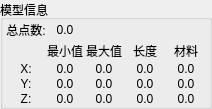
        <widget class="QGroupBox" name="gb_ModInfo">
         <property name="sizePolicy">
          <sizepolicy hsizetype="Preferred" vsizetype="Preferred">
           <horstretch>0</horstretch>
           <verstretch>0</verstretch>
          </sizepolicy>
         </property>
         <property name="minimumSize">
          <size>
           <width>0</width>
           <height>0</height>
          </size>
         </property>
         <property name="title">
          <string>模型信息</string>
         </property>
         <layout class="QGridLayout" name="ly_gbModInfo">
          <property name="leftMargin">
           <number>3</number>
          </property>
          <property name="topMargin">
           <number>0</number>
          </property>
          <property name="rightMargin">
           <number>3</number>
          </property>
          <property name="bottomMargin">
           <number>0</number>
          </property>
          <property name="spacing">
           <number>1</number>
          </property>
          <item row="4" column="1">
           <widget class="QLabel" name="lb_PointMinValZ">
            <property name="text">
             <string>0.0</string>
            </property>
            <property name="scaledContents">
             <bool>false</bool>
            </property>
            <property name="alignment">
             <set>Qt::AlignCenter</set>
            </property>
            <property name="wordWrap">
             <bool>false</bool>
            </property>
           </widget>
          </item>
          <item row="0" column="0">
           <widget class="QLabel" name="lb_PointNum">
            <property name="text">
             <string>总点数:</string>
            </property>
            <property name="scaledContents">
             <bool>false</bool>
            </property>
            <property name="alignment">
             <set>Qt::AlignCenter</set>
            </property>
            <property name="wordWrap">
             <bool>false</bool>
            </property>
           </widget>
          </item>
          <item row="3" column="0">
           <widget class="QLabel" name="lb_PointY">
            <property name="text">
             <string>Y:</string>
            </property>
            <property name="scaledContents">
             <bool>false</bool>
            </property>
            <property name="alignment">
             <set>Qt::AlignCenter</set>
            </property>
            <property name="wordWrap">
             <bool>false</bool>
            </property>
           </widget>
          </item>
          <item row="2" column="0">
           <widget class="QLabel" name="lb_PointX">
            <property name="text">
             <string>X:</string>
            </property>
            <property name="scaledContents">
             <bool>false</bool>
            </property>
            <property name="alignment">
             <set>Qt::AlignCenter</set>
            </property>
            <property name="wordWrap">
             <bool>false</bool>
            </property>
           </widget>
          </item>
          <item row="4" column="0">
           <widget class="QLabel" name="lb_PointZ">
            <property name="text">
             <string>Z:</string>
            </property>
            <property name="scaledContents">
             <bool>false</bool>
            </property>
            <property name="alignment">
             <set>Qt::AlignCenter</set>
            </property>
            <property name="wordWrap">
             <bool>false</bool>
            </property>
           </widget>
          </item>
          <item row="3" column="1">
           <widget class="QLabel" name="lb_PointMinValY">
            <property name="text">
             <string>0.0</string>
            </property>
            <property name="scaledContents">
             <bool>false</bool>
            </property>
            <property name="alignment">
             <set>Qt::AlignCenter</set>
            </property>
            <property name="wordWrap">
             <bool>false</bool>
            </property>
           </widget>
          </item>
          <item row="1" column="3">
           <widget class="QLabel" name="lb_PointLen">
            <property name="text">
             <string>长度</string>
            </property>
            <property name="scaledContents">
             <bool>false</bool>
            </property>
            <property name="alignment">
             <set>Qt::AlignCenter</set>
            </property>
            <property name="wordWrap">
             <bool>false</bool>
            </property>
           </widget>
          </item>
          <item row="1" column="1">
           <widget class="QLabel" name="lb_PointMin">
            <property name="text">
             <string>最小值</string>
            </property>
            <property name="scaledContents">
             <bool>false</bool>
            </property>
            <property name="alignment">
             <set>Qt::AlignCenter</set>
            </property>
            <property name="wordWrap">
             <bool>false</bool>
            </property>
           </widget>
          </item>
          <item row="1" column="2">
           <widget class="QLabel" name="lb_PointMax">
            <property name="text">
             <string>最大值</string>
            </property>
            <property name="scaledContents">
             <bool>false</bool>
            </property>
            <property name="alignment">
             <set>Qt::AlignCenter</set>
            </property>
            <property name="wordWrap">
             <bool>false</bool>
            </property>
           </widget>
          </item>
          <item row="1" column="4">
           <widget class="QLabel" name="lb_PointObj">
            <property name="text">
             <string>材料</string>
            </property>
            <property name="scaledContents">
             <bool>false</bool>
            </property>
            <property name="alignment">
             <set>Qt::AlignCenter</set>
            </property>
            <property name="wordWrap">
             <bool>false</bool>
            </property>
           </widget>
          </item>
          <item row="0" column="1">
           <widget class="QLabel" name="lb_PointNumVal">
            <property name="text">
             <string>0.0</string>
            </property>
            <property name="scaledContents">
             <bool>false</bool>
            </property>
            <property name="alignment">
             <set>Qt::AlignCenter</set>
            </property>
            <property name="wordWrap">
             <bool>false</bool>
            </property>
           </widget>
          </item>
          <item row="2" column="2">
           <widget class="QLabel" name="lb_PointMaxValX">
            <property name="text">
             <string>0.0</string>
            </property>
            <property name="scaledContents">
             <bool>false</bool>
            </property>
            <property name="alignment">
             <set>Qt::AlignCenter</set>
            </property>
            <property name="wordWrap">
             <bool>false</bool>
            </property>
           </widget>
          </item>
          <item row="2" column="1">
           <widget class="QLabel" name="lb_PointMinValX">
            <property name="text">
             <string>0.0</string>
            </property>
            <property name="scaledContents">
             <bool>false</bool>
            </property>
            <property name="alignment">
             <set>Qt::AlignCenter</set>
            </property>
            <property name="wordWrap">
             <bool>false</bool>
            </property>
           </widget>
          </item>
          <item row="2" column="3">
           <widget class="QLabel" name="lb_PointLenValX">
            <property name="text">
             <string>0.0</string>
            </property>
            <property name="scaledContents">
             <bool>false</bool>
            </property>
            <property name="alignment">
             <set>Qt::AlignCenter</set>
            </property>
            <property name="wordWrap">
             <bool>false</bool>
            </property>
           </widget>
          </item>
          <item row="2" column="4">
           <widget class="QLabel" name="lb_PointObjValX">
            <property name="text">
             <string>0.0</string>
            </property>
            <property name="scaledContents">
             <bool>false</bool>
            </property>
            <property name="alignment">
             <set>Qt::AlignCenter</set>
            </property>
            <property name="wordWrap">
             <bool>false</bool>
            </property>
           </widget>
          </item>
          <item row="3" column="2">
           <widget class="QLabel" name="lb_PointMaxValY">
            <property name="text">
             <string>0.0</string>
            </property>
            <property name="scaledContents">
             <bool>false</bool>
            </property>
            <property name="alignment">
             <set>Qt::AlignCenter</set>
            </property>
            <property name="wordWrap">
             <bool>false</bool>
            </property>
           </widget>
          </item>
          <item row="3" column="3">
           <widget class="QLabel" name="lb_PointLenValY">
            <property name="text">
             <string>0.0</string>
            </property>
            <property name="scaledContents">
             <bool>false</bool>
            </property>
            <property name="alignment">
             <set>Qt::AlignCenter</set>
            </property>
            <property name="wordWrap">
             <bool>false</bool>
            </property>
           </widget>
          </item>
          <item row="3" column="4">
           <widget class="QLabel" name="lb_PointObjValY">
            <property name="text">
             <string>0.0</string>
            </property>
            <property name="scaledContents">
             <bool>false</bool>
            </property>
            <property name="alignment">
             <set>Qt::AlignCenter</set>
            </property>
            <property name="wordWrap">
             <bool>false</bool>
            </property>
           </widget>
          </item>
          <item row="4" column="2">
           <widget class="QLabel" name="lb_PointMaxValZ">
            <property name="text">
             <string>0.0</string>
            </property>
            <property name="scaledContents">
             <bool>false</bool>
            </property>
            <property name="alignment">
             <set>Qt::AlignCenter</set>
            </property>
            <property name="wordWrap">
             <bool>false</bool>
            </property>
           </widget>
          </item>
          <item row="4" column="3">
           <widget class="QLabel" name="lb_PointLenValZ">
            <property name="text">
             <string>0.0</string>
            </property>
            <property name="scaledContents">
             <bool>false</bool>
            </property>
            <property name="alignment">
             <set>Qt::AlignCenter</set>
            </property>
            <property name="wordWrap">
             <bool>false</bool>
            </property>
           </widget>
          </item>
          <item row="4" column="4">
           <widget class="QLabel" name="lb_PointObjValZ">
            <property name="text">
             <string>0.0</string>
            </property>
            <property name="scaledContents">
             <bool>false</bool>
            </property>
            <property name="alignment">
             <set>Qt::AlignCenter</set>
            </property>
            <property name="wordWrap">
             <bool>false</bool>
            </property>
           </widget>
          </item>
          <item row="1" column="0">
           <spacer name="sp_Point4">
            <property name="orientation">
             <enum>Qt::Horizontal</enum>
            </property>
            <property name="sizeType">
             <enum>QSizePolicy::Preferred</enum>
            </property>
            <property name="sizeHint" stdset="0">
             <size>
              <width>40</width>
              <height>20</height>
             </size>
            </property>
           </spacer>
          </item>
          <item row="0" column="2">
           <spacer name="sp_Point2">
            <property name="orientation">
             <enum>Qt::Horizontal</enum>
            </property>
            <property name="sizeType">
             <enum>QSizePolicy::Preferred</enum>
            </property>
            <property name="sizeHint" stdset="0">
             <size>
              <width>40</width>
              <height>20</height>
             </size>
            </property>
           </spacer>
          </item>
          <item row="0" column="3">
           <spacer name="sp_Point3">
            <property name="orientation">
             <enum>Qt::Horizontal</enum>
            </property>
            <property name="sizeType">
             <enum>QSizePolicy::Preferred</enum>
            </property>
            <property name="sizeHint" stdset="0">
             <size>
              <width>40</width>
              <height>20</height>
             </size>
            </property>
           </spacer>
          </item>
          <item row="0" column="4">
           <spacer name="sp_Point1">
            <property name="orientation">
             <enum>Qt::Horizontal</enum>
            </property>
            <property name="sizeType">
             <enum>QSizePolicy::Preferred</enum>
            </property>
            <property name="sizeHint" stdset="0">
             <size>
              <width>40</width>
              <height>20</height>
             </size>
            </property>
           </spacer>
          </item>
         </layout>
        </widget>
